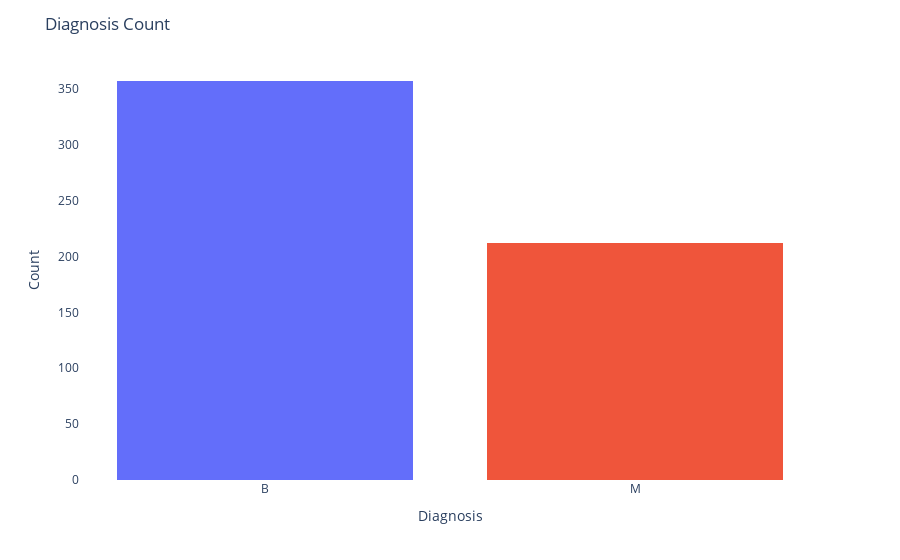

The notebook cell saved with this chart:
### Code cell
fig = px.histogram(data, x='diagnosis', color='diagnosis', category_orders={'diagnosis': ['B', 'M']})

fig.update_layout(
    title_text='Diagnosis Count',
    xaxis_title='Diagnosis',
    yaxis_title='Count',
    showlegend=False,
    plot_bgcolor='rgba(0,0,0,0)'
)

fig.show()

### Figure 1 — Plotly figure (JSON) as saved in the notebook; plotly's stock layout.template omitted (floating-point values rounded to 4 significant figures; data arrays with more than 128 entries replaced by an {"elided": "..."} marker saying what was removed)
{"data": [{"alignmentgroup": "True", "bingroup": "x", "hovertemplate": "diagnosis=%{x}<br>count=%{y}<extra></extra>", "legendgroup": "B", "marker": {"color": "#636efa", "pattern": {"shape": ""}}, "name": "B", "offsetgroup": "B", "orientation": "v", "showlegend": true, "type": "histogram", "x": {"elided": "357 str values"}, "xaxis": "x", "yaxis": "y"}, {"alignmentgroup": "True", "bingroup": "x", "hovertemplate": "diagnosis=%{x}<br>count=%{y}<extra></extra>", "legendgroup": "M", "marker": {"color": "#EF553B", "pattern": {"shape": ""}}, "name": "M", "offsetgroup": "M", "orientation": "v", "showlegend": true, "type": "histogram", "x": {"elided": "212 str values"}, "xaxis": "x", "yaxis": "y"}], "layout": {"barmode": "relative", "legend": {"title": {"text": "diagnosis"}, "tracegroupgap": 0}, "margin": {"t": 60}, "plot_bgcolor": "rgba(0,0,0,0)", "showlegend": false, "title": {"text": "Diagnosis Count"}, "xaxis": {"anchor": "y", "categoryarray": ["B", "M"], "categoryorder": "array", "domain": [0, 1], "title": {"text": "Diagnosis"}}, "yaxis": {"anchor": "x", "domain": [0, 1], "title": {"text": "Count"}}}}
